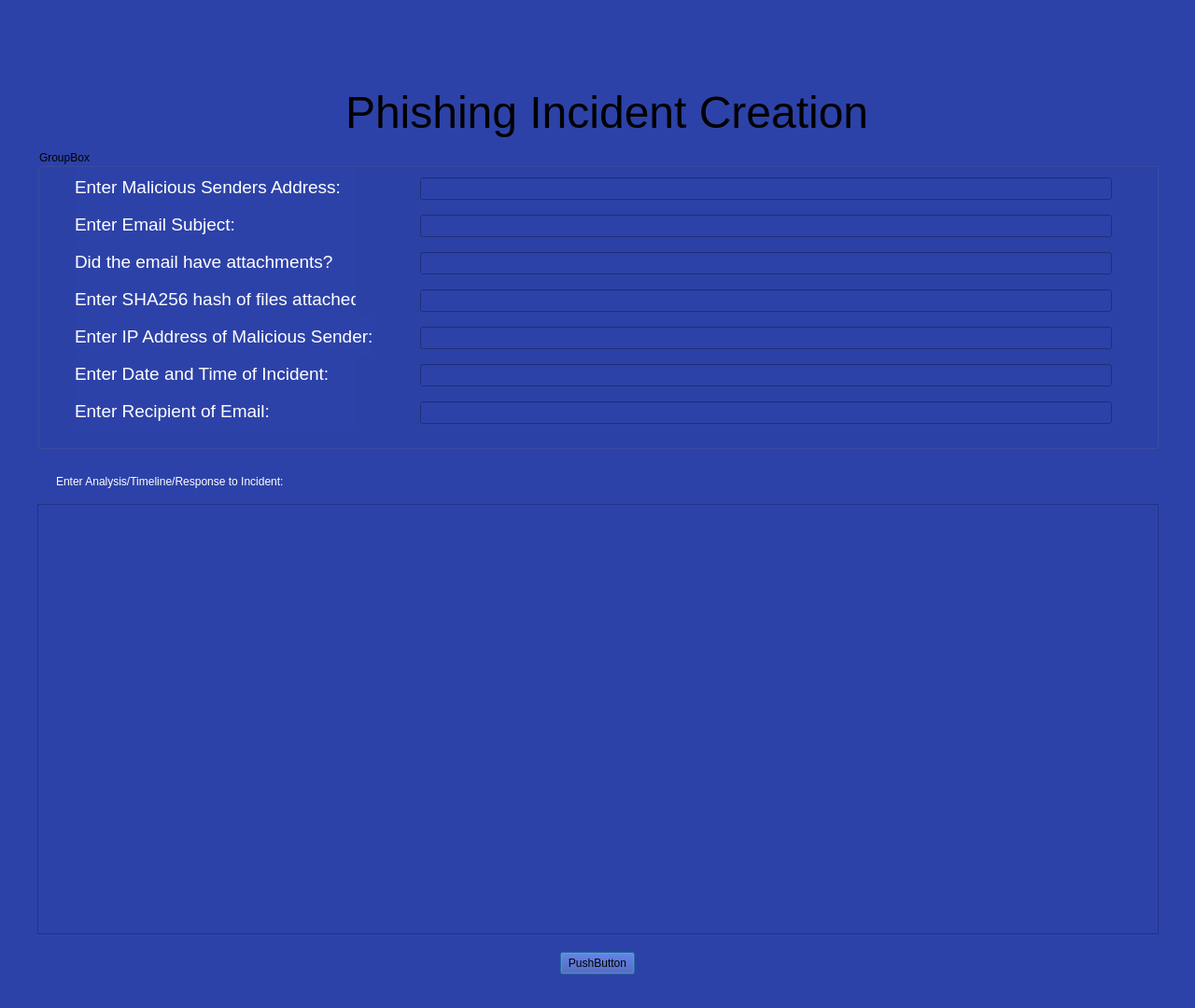
<?xml version="1.0" encoding="UTF-8"?>
<ui version="4.0">
 <class>PhishIncident</class>
 <widget class="QDialog" name="PhishIncident">
  <property name="geometry">
   <rect>
    <x>0</x>
    <y>0</y>
    <width>1280</width>
    <height>1080</height>
   </rect>
  </property>
  <property name="windowTitle">
   <string>Dialog</string>
  </property>
  <property name="styleSheet">
   <string notr="true">background-color: #2d42a8;</string>
  </property>
  <widget class="QLabel" name="label">
   <property name="geometry">
    <rect>
     <x>370</x>
     <y>40</y>
     <width>591</width>
     <height>161</height>
    </rect>
   </property>
   <property name="font">
    <font>
     <pointsize>36</pointsize>
    </font>
   </property>
   <property name="text">
    <string>Phishing Incident Creation</string>
   </property>
  </widget>
  <widget class="QGroupBox" name="groupBox">
   <property name="geometry">
    <rect>
     <x>40</x>
     <y>160</y>
     <width>1201</width>
     <height>321</height>
    </rect>
   </property>
   <property name="title">
    <string>GroupBox</string>
   </property>
   <widget class="QLabel" name="label_2">
    <property name="geometry">
     <rect>
      <x>40</x>
      <y>20</y>
      <width>301</width>
      <height>41</height>
     </rect>
    </property>
    <property name="font">
     <font>
      <pointsize>14</pointsize>
     </font>
    </property>
    <property name="styleSheet">
     <string notr="true">color: white;</string>
    </property>
    <property name="text">
     <string>Enter Malicious Senders Address:</string>
    </property>
   </widget>
   <widget class="QLabel" name="label_3">
    <property name="geometry">
     <rect>
      <x>40</x>
      <y>60</y>
      <width>301</width>
      <height>41</height>
     </rect>
    </property>
    <property name="font">
     <font>
      <pointsize>14</pointsize>
     </font>
    </property>
    <property name="styleSheet">
     <string notr="true">color: white;</string>
    </property>
    <property name="text">
     <string>Enter Email Subject:</string>
    </property>
   </widget>
   <widget class="QLabel" name="label_4">
    <property name="geometry">
     <rect>
      <x>40</x>
      <y>100</y>
      <width>301</width>
      <height>41</height>
     </rect>
    </property>
    <property name="font">
     <font>
      <pointsize>14</pointsize>
     </font>
    </property>
    <property name="styleSheet">
     <string notr="true">color: white;</string>
    </property>
    <property name="text">
     <string>Did the email have attachments?</string>
    </property>
   </widget>
   <widget class="QLabel" name="label_5">
    <property name="geometry">
     <rect>
      <x>40</x>
      <y>140</y>
      <width>301</width>
      <height>41</height>
     </rect>
    </property>
    <property name="font">
     <font>
      <pointsize>14</pointsize>
     </font>
    </property>
    <property name="styleSheet">
     <string notr="true">color: white;</string>
    </property>
    <property name="text">
     <string>Enter SHA256 hash of files attached:</string>
    </property>
   </widget>
   <widget class="QLabel" name="label_6">
    <property name="geometry">
     <rect>
      <x>40</x>
      <y>180</y>
      <width>321</width>
      <height>41</height>
     </rect>
    </property>
    <property name="font">
     <font>
      <pointsize>14</pointsize>
     </font>
    </property>
    <property name="styleSheet">
     <string notr="true">color: white;</string>
    </property>
    <property name="text">
     <string>Enter IP Address of Malicious Sender:</string>
    </property>
   </widget>
   <widget class="QLabel" name="label_7">
    <property name="geometry">
     <rect>
      <x>40</x>
      <y>220</y>
      <width>301</width>
      <height>41</height>
     </rect>
    </property>
    <property name="font">
     <font>
      <pointsize>14</pointsize>
     </font>
    </property>
    <property name="styleSheet">
     <string notr="true">color: white;</string>
    </property>
    <property name="text">
     <string>Enter Date and Time of Incident:</string>
    </property>
   </widget>
   <widget class="QLabel" name="label_8">
    <property name="geometry">
     <rect>
      <x>40</x>
      <y>260</y>
      <width>301</width>
      <height>41</height>
     </rect>
    </property>
    <property name="font">
     <font>
      <pointsize>14</pointsize>
     </font>
    </property>
    <property name="styleSheet">
     <string notr="true">color: white;</string>
    </property>
    <property name="text">
     <string>Enter Recipient of Email:</string>
    </property>
   </widget>
   <widget class="QLineEdit" name="malSender">
    <property name="geometry">
     <rect>
      <x>410</x>
      <y>30</y>
      <width>741</width>
      <height>24</height>
     </rect>
    </property>
   </widget>
   <widget class="QLineEdit" name="emailSubject">
    <property name="geometry">
     <rect>
      <x>410</x>
      <y>70</y>
      <width>741</width>
      <height>24</height>
     </rect>
    </property>
   </widget>
   <widget class="QLineEdit" name="emailAttach">
    <property name="geometry">
     <rect>
      <x>410</x>
      <y>110</y>
      <width>741</width>
      <height>24</height>
     </rect>
    </property>
   </widget>
   <widget class="QLineEdit" name="emailSHA">
    <property name="geometry">
     <rect>
      <x>410</x>
      <y>150</y>
      <width>741</width>
      <height>24</height>
     </rect>
    </property>
   </widget>
   <widget class="QLineEdit" name="maliciousIP">
    <property name="geometry">
     <rect>
      <x>410</x>
      <y>190</y>
      <width>741</width>
      <height>24</height>
     </rect>
    </property>
   </widget>
   <widget class="QLineEdit" name="emailDateTime">
    <property name="geometry">
     <rect>
      <x>410</x>
      <y>230</y>
      <width>741</width>
      <height>24</height>
     </rect>
    </property>
   </widget>
   <widget class="QLineEdit" name="emailRecipient">
    <property name="geometry">
     <rect>
      <x>410</x>
      <y>270</y>
      <width>741</width>
      <height>24</height>
     </rect>
    </property>
   </widget>
  </widget>
  <widget class="QTextEdit" name="incidentAnalysis">
   <property name="geometry">
    <rect>
     <x>40</x>
     <y>540</y>
     <width>1201</width>
     <height>461</height>
    </rect>
   </property>
  </widget>
  <widget class="QLabel" name="label_9">
   <property name="geometry">
    <rect>
     <x>60</x>
     <y>500</y>
     <width>291</width>
     <height>31</height>
    </rect>
   </property>
   <property name="styleSheet">
    <string notr="true">color:white;</string>
   </property>
   <property name="text">
    <string>Enter Analysis/Timeline/Response to Incident:</string>
   </property>
  </widget>
  <widget class="QPushButton" name="saveButton">
   <property name="geometry">
    <rect>
     <x>600</x>
     <y>1020</y>
     <width>80</width>
     <height>24</height>
    </rect>
   </property>
   <property name="text">
    <string>PushButton</string>
   </property>
  </widget>
 </widget>
 <resources/>
 <connections/>
</ui>
